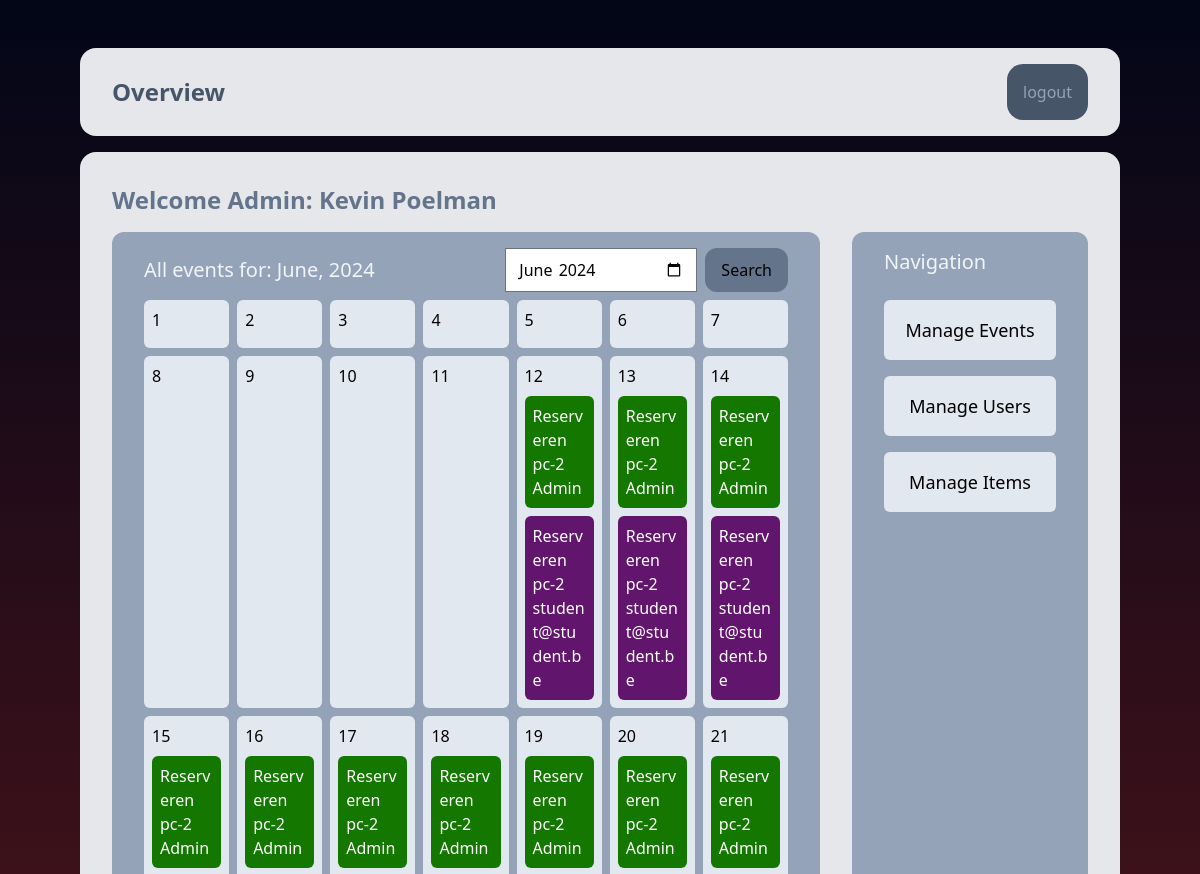
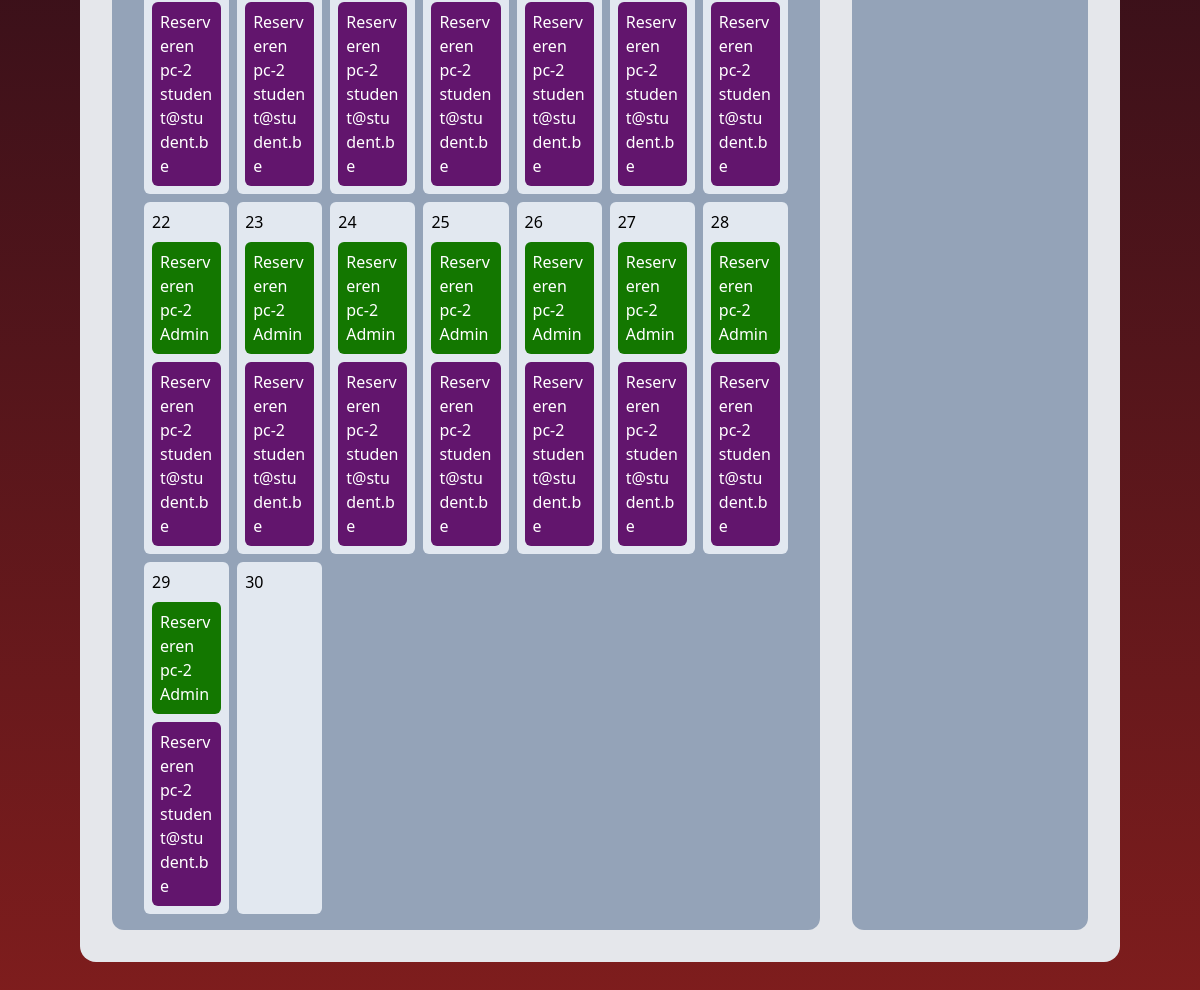
The app's page /overview (signed in), older data (2 pictures, top to bottom).
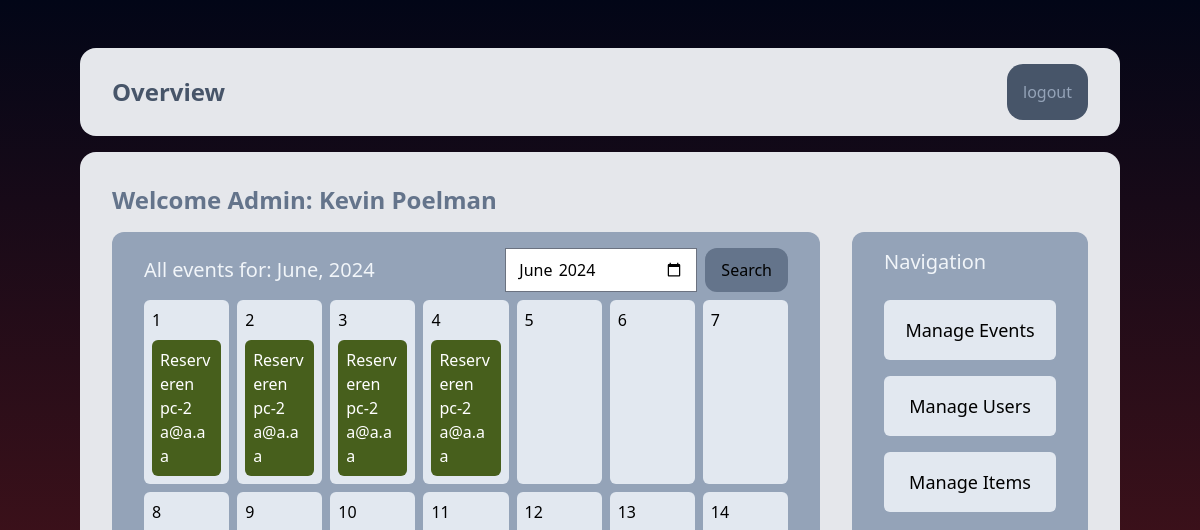
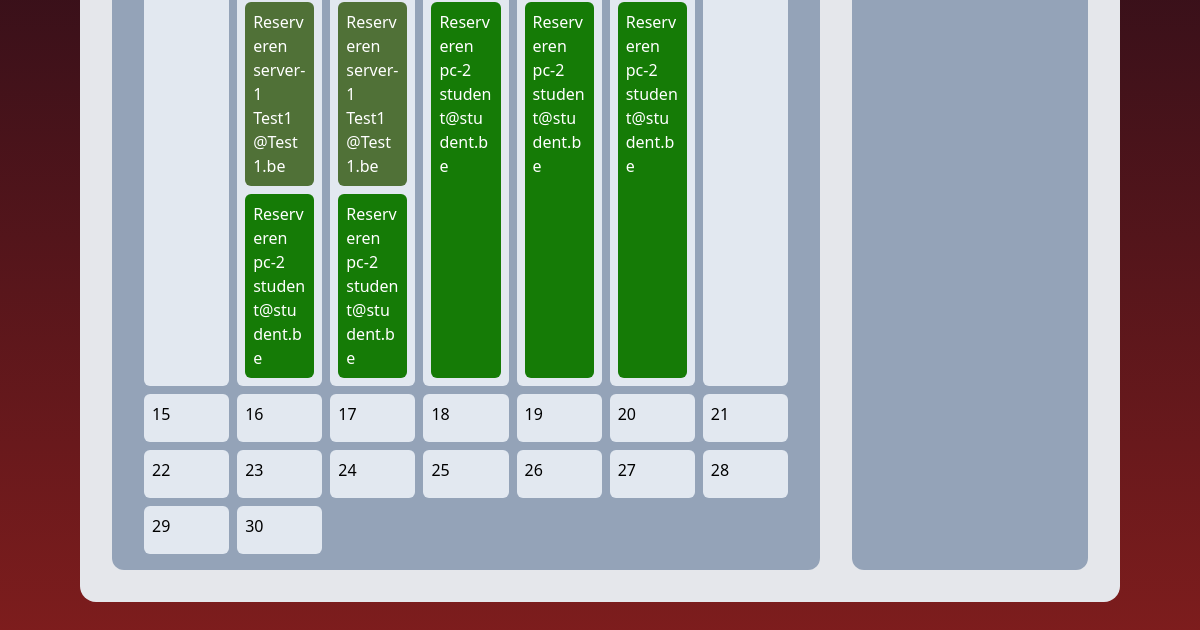
The same page, newer data (2 pictures, top to bottom).
### app/models.py (models this page shows, shortened)
class CalendarEvent(models.Model):
    calendarid = models.ForeignKey(Calendar, on_delete=models.CASCADE)
    eventid = models.ForeignKey(Event, on_delete=models.CASCADE)
    def __str__(self):
        return f"Calenderid: {self.calendarid} Event: {self.eventid}, CalendarEvent ID: {self.id}"

class Event(models.Model):
    eventType = models.ForeignKey(EventType, on_delete=models.CASCADE)
    itemid = models.ForeignKey(Item, on_delete=models.CASCADE)
    start = models.DateField()
    end = models.DateField()
    def __str__(self):
        return f"Event: {self.eventType.type}, Item ID: {self.itemid.naam}, Start: {self.start}, End: {self.end}, Event ID: {self.id}"

class EventType(models.Model):
    type = models.CharField(max_length=255, unique=True)

class Item(models.Model):
    itemTypeID = models.ForeignKey(ItemType, on_delete=models.CASCADE)
    naam = models.CharField(max_length=255, unique=True)
    beschrijving = models.CharField(max_length=255)

class Calendar(models.Model):
    userid = models.ForeignKey(User, on_delete=models.CASCADE)
    description = models.CharField(max_length=255)
    def __str__(self):
        return f"{self.description}, Calendar ID: {self.id}"

### app/views.py (the view)
# urls.py: path('overview', views.overview, name="overview"),
def overview(request):
    if not request.user.is_authenticated:
        return render(request, 'app/overview.html')
    now=datetime.now()
    time = now.strftime("%Y-%m")
    chosen_month_and_year = ""
    if request.method == "POST":
        time = request.POST.get('time')
        timeDateTime = datetime.strptime(str(time), "%Y-%m")
        chosen_month = timeDateTime.month
        chosen_year = timeDateTime.year
        chosen_month_and_year = {'month': chosen_month, 'year': chosen_year}
    if request.user.is_staff:
        all_calendar_events = CalendarEvent.objects.all()
        print("user is staff")
    else:
        print(request.user)
        user = get_object_or_404(User, username=request.user)
        calendar = get_object_or_404(Calendar, userid=user)
        all_calendar_events = CalendarEvent.objects.filter(calendarid=calendar)
    processed_calendar = process_calendar(chosen_month_and_year)
    chosen_month = processed_calendar.get('chosen_month')
    processed_calendar.get('chosen_months_year')
    chosen_month_to_text = processed_calendar.get('chosen_month_to_text')
    chosen_months_year_to_text = processed_calendar.get('chosen_months_year_to_text')
    days_in_chosen_month = processed_calendar.get('days_in_chosen_month')
    days_in_chosen_month_as_set = processed_calendar.get('days_in_chosen_month_as_set')
    calendar_event_dictionary = {}
    for calendar_event in all_calendar_events:
        start_date_time_object_of_calendar_event = datetime.strptime(str(calendar_event.eventid.start), "%Y-%m-%d")
        end_date_time_object_of_calendar_event = datetime.strptime(str(calendar_event.eventid.end), "%Y-%m-%d")
        calendar_event_start_month = start_date_time_object_of_calendar_event.month
        calendar_event_end_month = end_date_time_object_of_calendar_event.month
        start_day = int(start_date_time_object_of_calendar_event.day)
        end_day = int(end_date_time_object_of_calendar_event.day)
        if calendar_event_start_month == chosen_month and calendar_event_end_month == chosen_month:
            event_days_as_set = set(range(start_day, end_day + 1))
        elif calendar_event_start_month == chosen_month and calendar_event_end_month > chosen_month:
            event_days_as_set = set(range(start_day, days_in_chosen_month + 1))
        elif calendar_event_start_month < chosen_month and calendar_event_end_month == chosen_month:
            event_days_as_set = set(range(1, end_day + 1))
        elif calendar_event_start_month < chosen_month and calendar_event_end_month > chosen_month:
            event_days_as_set = set(range(1, days_in_chosen_month + 1))
        else:
            event_days_as_set = {}
        rgb = hash_to_rgb(calendar_event, "dark", 34, 21, 45)
        calendar_event_dictionary[calendar_event] = {'event_days_as_set': event_days_as_set, 'rgb': rgb}
    print(calendar_event_dictionary)
    return render(request, 'app/overview.html', {
        'time': time,
        "calendar_event_dictionary": calendar_event_dictionary,
        "days_in_chosen_month_as_set": days_in_chosen_month_as_set,
        "chosen_month_to_text":chosen_month_to_text,
        "chosen_months_year_to_text": chosen_months_year_to_text
        })

### app/templates/app/overview.html (shortened to what the changed rows need)
{% extends "app/base.html" %}
{% block body %}
    {% if request.user.is_authenticated %}
        <div class="grid grid-rows-[auto_1fr] gap-4 min-h-screen p-4 sm:mx-16">
            <div class="grid items-center bg-gray-200 rounded-2xl mt-8 px-4 py-4 sm:px-8 sm:py-4 grid-cols-[1fr_auto]">
                <h1 class="font-bold text-2xl text-slate-600">Overview</h1>
            </div>
            <div class="grid bg-gray-200 rounded-2xl p-4 sm:p-8 mb-8 grid-cols-1 {% if request.user.is_staff %} sm:grid-cols-[3fr_1fr] gap-4 sm:gap-x-8{% endif%} grid-rows-[auto_1fr]">
                <h1 class="sm:col-span-2 font-bold text-2xl text-slate-500">Welcome {% if request.user.is_staff %}Admin:  {% else %}Student: {% endif%} {{request.user.first_name}} {{request.user.last_name}}</h1>
                <div class="flex bg-slate-400 rounded-xl flex-col px-8 py-4 gap-2">
                    <div class="flex place-content-between place-items-center min-h-11">
                        <h2 class="text-xl text-slate-100 font-medium">
                            {% if chosen_month_to_text %}
                                All events for: {{chosen_month_to_text}},
                            {% endif %}
                            {% if chosen_month_to_text %}
                                {{chosen_months_year_to_text}}
                            {% endif %}
                        </h2>
                    </div>
                    <div class="grid content-stretch">
                        <div id="week" class="grid grid-cols-7 gap-2">
                            {% for i in days_in_chosen_month_as_set %}
                                <div class=" bg-slate-200 rounded-md p-2">
                                    <div class="flex h-full flex-col">
                                    <p class="pb-2">{{i}}</p>
                                        <div class="flex flex-col-reverse gap-2 h-full">
                                            {% for event, days_and_color in calendar_event_dictionary.items %}
                                            {% if i in days_and_color.event_days_as_set %}
                                                <div class="p-2 rounded-md text-white h-full break-words" style="background-color: rgb({{days_and_color.rgb.r}}, {{days_and_color.rgb.g}}, {{days_and_color.rgb.b}});">
                                                    <p>{{ event.eventid.eventType.type }}</p>
                                                    <p>{{ event.eventid.itemid.naam }}</p>
                                                    <p>{{ event.calendarid.userid.username }}</p>
                                                </div>
                                            {% endif %}
                                        {% endfor %}
                                        </div>
                                    </div>
                                </div>
                            {% endfor %}
                        </div>
                    </div>
                </div>
                {% if request.user.is_staff %}
                <div class="flex bg-slate-400 rounded-xl p-4 sm:px-8 sm:py-4 gap-2 flex-col">
                    <h2 class="text-xl text-slate-100 font-medium min-h-11">Navigation</h2>
                </div>
                {% endif %}
            </div>
        </div>
    {% endif %}
{% endblock %}

Row changes from the older to the newer data that the page shows:
removed CalendarEvent: eventid.eventType.type "Reserveren", eventid.itemid.naam "pc-2", calendarid.userid.username "student@student.be"
removed CalendarEvent: eventid.eventType.type "Reserveren", eventid.itemid.naam "pc-2", calendarid.userid.username "Admin"
added CalendarEvent: eventid.eventType.type "Reserveren", eventid.itemid.naam "pc-2", calendarid.userid.username "a@a.aa"
added CalendarEvent: eventid.eventType.type "Reserveren", eventid.itemid.naam "pc-2", calendarid.userid.username "student@student.be"
added CalendarEvent: eventid.eventType.type "Reserveren", eventid.itemid.naam "server-1", calendarid.userid.username "Test1@Test1.be"
